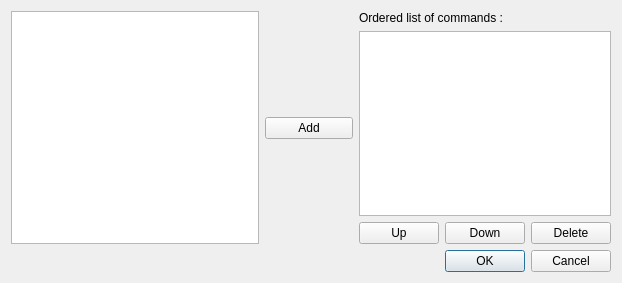
<?xml version="1.0" encoding="UTF-8"?>
<ui version="4.0">
 <class>UserQuickDialog</class>
 <widget class="QDialog" name="UserQuickDialog">
  <property name="geometry">
   <rect>
    <x>0</x>
    <y>0</y>
    <width>622</width>
    <height>283</height>
   </rect>
  </property>
  <property name="windowTitle">
   <string>Quick Build Command</string>
  </property>
  <layout class="QGridLayout" name="gridLayout_2">
   <item row="0" column="0">
    <layout class="QVBoxLayout" name="verticalLayout_2">
     <item>
      <widget class="QListWidget" name="commandWidget"/>
     </item>
    </layout>
   </item>
   <item row="0" column="1">
    <layout class="QVBoxLayout" name="verticalLayout">
     <item>
      <spacer name="verticalSpacer_2">
       <property name="orientation">
        <enum>Qt::Vertical</enum>
       </property>
       <property name="sizeHint" stdset="0">
        <size>
         <width>20</width>
         <height>40</height>
        </size>
       </property>
      </spacer>
     </item>
     <item>
      <widget class="QPushButton" name="addButton">
       <property name="text">
        <string>Add</string>
       </property>
       <property name="icon">
        <iconset resource="texstudio.qrc">
         <normaloff>:/images/right.png</normaloff>:/images/right.png</iconset>
       </property>
      </widget>
     </item>
     <item>
      <spacer name="verticalSpacer">
       <property name="orientation">
        <enum>Qt::Vertical</enum>
       </property>
       <property name="sizeHint" stdset="0">
        <size>
         <width>88</width>
         <height>40</height>
        </size>
       </property>
      </spacer>
     </item>
    </layout>
   </item>
   <item row="0" column="2">
    <layout class="QGridLayout" name="gridLayout">
     <item row="0" column="0" colspan="3">
      <widget class="QLabel" name="labelList">
       <property name="text">
        <string>Ordered list of commands :</string>
       </property>
      </widget>
     </item>
     <item row="1" column="0" colspan="3">
      <widget class="QListWidget" name="listWidget"/>
     </item>
     <item row="2" column="0">
      <widget class="QPushButton" name="upButton">
       <property name="text">
        <string>Up</string>
       </property>
      </widget>
     </item>
     <item row="2" column="1">
      <widget class="QPushButton" name="downButton">
       <property name="text">
        <string>Down</string>
       </property>
      </widget>
     </item>
     <item row="2" column="2">
      <widget class="QPushButton" name="deleteButton">
       <property name="text">
        <string>Delete</string>
       </property>
      </widget>
     </item>
    </layout>
   </item>
   <item row="1" column="0" colspan="3">
    <widget class="QDialogButtonBox" name="buttonBox">
     <property name="orientation">
      <enum>Qt::Horizontal</enum>
     </property>
     <property name="standardButtons">
      <set>QDialogButtonBox::Cancel|QDialogButtonBox::Ok</set>
     </property>
    </widget>
   </item>
  </layout>
 </widget>
 <tabstops>
  <tabstop>commandWidget</tabstop>
  <tabstop>addButton</tabstop>
  <tabstop>upButton</tabstop>
  <tabstop>downButton</tabstop>
  <tabstop>deleteButton</tabstop>
  <tabstop>buttonBox</tabstop>
  <tabstop>listWidget</tabstop>
 </tabstops>
 <resources>
  <include location="texstudio.qrc"/>
 </resources>
 <connections>
  <connection>
   <sender>buttonBox</sender>
   <signal>accepted()</signal>
   <receiver>UserQuickDialog</receiver>
   <slot>accept()</slot>
   <hints>
    <hint type="sourcelabel">
     <x>248</x>
     <y>254</y>
    </hint>
    <hint type="destinationlabel">
     <x>157</x>
     <y>274</y>
    </hint>
   </hints>
  </connection>
  <connection>
   <sender>buttonBox</sender>
   <signal>rejected()</signal>
   <receiver>UserQuickDialog</receiver>
   <slot>reject()</slot>
   <hints>
    <hint type="sourcelabel">
     <x>316</x>
     <y>260</y>
    </hint>
    <hint type="destinationlabel">
     <x>286</x>
     <y>274</y>
    </hint>
   </hints>
  </connection>
  <connection>
   <sender>commandWidget</sender>
   <signal>doubleClicked(QModelIndex)</signal>
   <receiver>addButton</receiver>
   <slot>click()</slot>
   <hints>
    <hint type="sourcelabel">
     <x>95</x>
     <y>108</y>
    </hint>
    <hint type="destinationlabel">
     <x>280</x>
     <y>128</y>
    </hint>
   </hints>
  </connection>
 </connections>
</ui>
